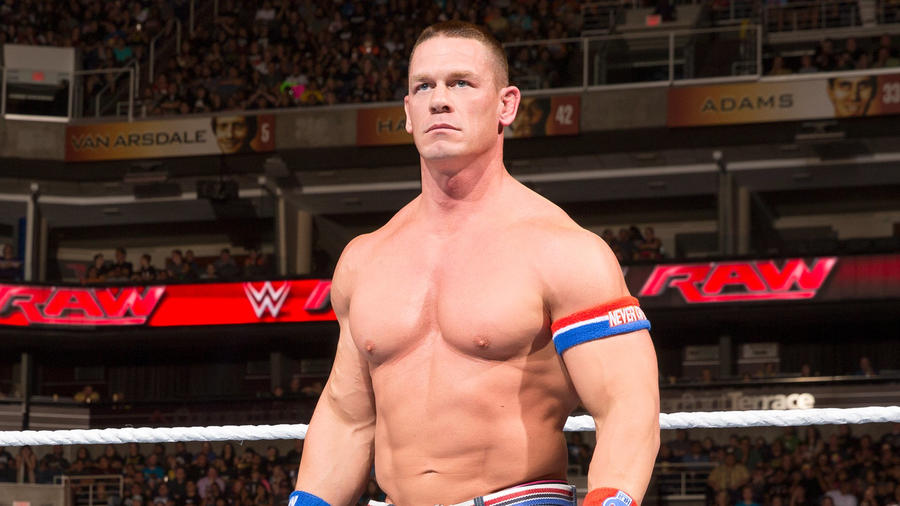
#> input picture imageResizer/john.jpg, 900 x 506 px, found by its file name
$ python imageResizer.py
#> lines starting #> are read from the running program, lines starting #| are printed output that depends on the picture
import cv2

#config
source = "imageResizer\\john.jpg"
new_image="imageResizer\\new_image.png"
scale_percent=50

image= cv2.imread(source, cv2.IMREAD_UNCHANGED)
#> image is the input picture: shape (506, 900, 3); mean B, G, R 56.4, 64.1, 96
cv2.imshow("title",image)

#percentagen= of height and width
width = int(image.shape[1]*scale_percent/100)
#> width = 450
height = int(image.shape[0]*scale_percent/100)
#> height = 253

dsize =(width,height)
#> dsize = (450, 253)
#resized image
output = cv2.resize(image,dsize)
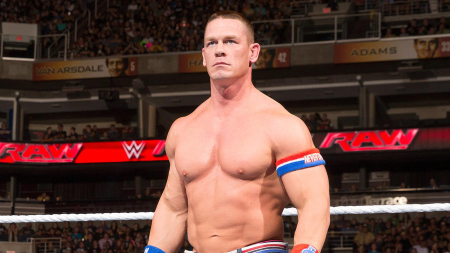
#> output: shape (253, 450, 3); mean B, G, R 56.5, 64.3, 96.2

cv2.imwrite(new_image,output)
cv2.waitKey(0)
